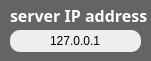
   <widget class="QFrame" name="frame_9">
    <property name="geometry">
     <rect>
      <x>660</x>
      <y>410</y>
      <width>151</width>
      <height>61</height>
     </rect>
    </property>
    <property name="styleSheet">
     <string notr="true">background-color:rgb(100, 100, 100);
border-style:solid;
border-radius: 10px;</string>
    </property>
    <property name="frameShape">
     <enum>QFrame::Shape::StyledPanel</enum>
    </property>
    <property name="frameShadow">
     <enum>QFrame::Shadow::Raised</enum>
    </property>
    <widget class="QLabel" name="gpu0_usage_8">
     <property name="geometry">
      <rect>
       <x>210</x>
       <y>80</y>
       <width>91</width>
       <height>31</height>
      </rect>
     </property>
     <property name="styleSheet">
      <string notr="true">font: 700 14pt &quot;맑은 고딕&quot;;</string>
     </property>
     <property name="text">
      <string>0%</string>
     </property>
    </widget>
    <widget class="QLabel" name="label_30">
     <property name="geometry">
      <rect>
       <x>170</x>
       <y>80</y>
       <width>81</width>
       <height>31</height>
      </rect>
     </property>
     <property name="styleSheet">
      <string notr="true">font: 700 14pt &quot;맑은 고딕&quot;;</string>
     </property>
     <property name="text">
      <string>0%</string>
     </property>
    </widget>
    <widget class="QLabel" name="label_31">
     <property name="geometry">
      <rect>
       <x>170</x>
       <y>110</y>
       <width>91</width>
       <height>31</height>
      </rect>
     </property>
     <property name="styleSheet">
      <string notr="true">font: 700 14pt &quot;맑은 고딕&quot;;</string>
     </property>
     <property name="text">
      <string>0%</string>
     </property>
    </widget>
    <widget class="QLabel" name="label_32">
     <property name="geometry">
      <rect>
       <x>30</x>
       <y>140</y>
       <width>131</width>
       <height>31</height>
      </rect>
     </property>
     <property name="styleSheet">
      <string notr="true">font: 700 14pt &quot;맑은 고딕&quot;;</string>
     </property>
     <property name="text">
      <string>MEMORY:</string>
     </property>
    </widget>
    <widget class="QLabel" name="memory_usage_8">
     <property name="geometry">
      <rect>
       <x>170</x>
       <y>140</y>
       <width>91</width>
       <height>31</height>
      </rect>
     </property>
     <property name="styleSheet">
      <string notr="true">font: 700 14pt &quot;맑은 고딕&quot;;</string>
     </property>
     <property name="text">
      <string>0%</string>
     </property>
    </widget>
    <widget class="QLabel" name="cpu_name_22">
     <property name="geometry">
      <rect>
       <x>280</x>
       <y>30</y>
       <width>21</width>
       <height>21</height>
      </rect>
     </property>
     <property name="font">
      <font>
       <family>맑은 고딕</family>
       <pointsize>12</pointsize>
       <italic>false</italic>
       <bold>true</bold>
      </font>
     </property>
     <property name="styleSheet">
      <string notr="true">font: 700 12pt &quot;맑은 고딕&quot;;
color: rgb(186, 186, 186);</string>
     </property>
     <property name="text">
      <string>%</string>
     </property>
    </widget>
    <widget class="QLabel" name="cpu_name_25">
     <property name="geometry">
      <rect>
       <x>10</x>
       <y>0</y>
       <width>141</width>
       <height>31</height>
      </rect>
     </property>
     <property name="font">
      <font>
       <family>맑은 고딕</family>
       <pointsize>12</pointsize>
       <italic>false</italic>
       <bold>true</bold>
      </font>
     </property>
     <property name="styleSheet">
      <string notr="true">font: 700 12pt &quot;맑은 고딕&quot;;
color: rgb(255, 255, 255)</string>
     </property>
     <property name="text">
      <string>server IP address</string>
     </property>
    </widget>
    <widget class="QLineEdit" name="IP_address">
     <property name="geometry">
      <rect>
       <x>10</x>
       <y>30</y>
       <width>131</width>
       <height>22</height>
      </rect>
     </property>
     <property name="styleSheet">
      <string notr="true">background-color: rgb(238, 238, 238);
font: 10pt &quot;맑은 고딕&quot;;</string>
     </property>
     <property name="text">
      <string>127.0.0.1</string>
     </property>
     <property name="alignment">
      <set>Qt::AlignmentFlag::AlignCenter</set>
     </property>
    </widget>
   </widget>
